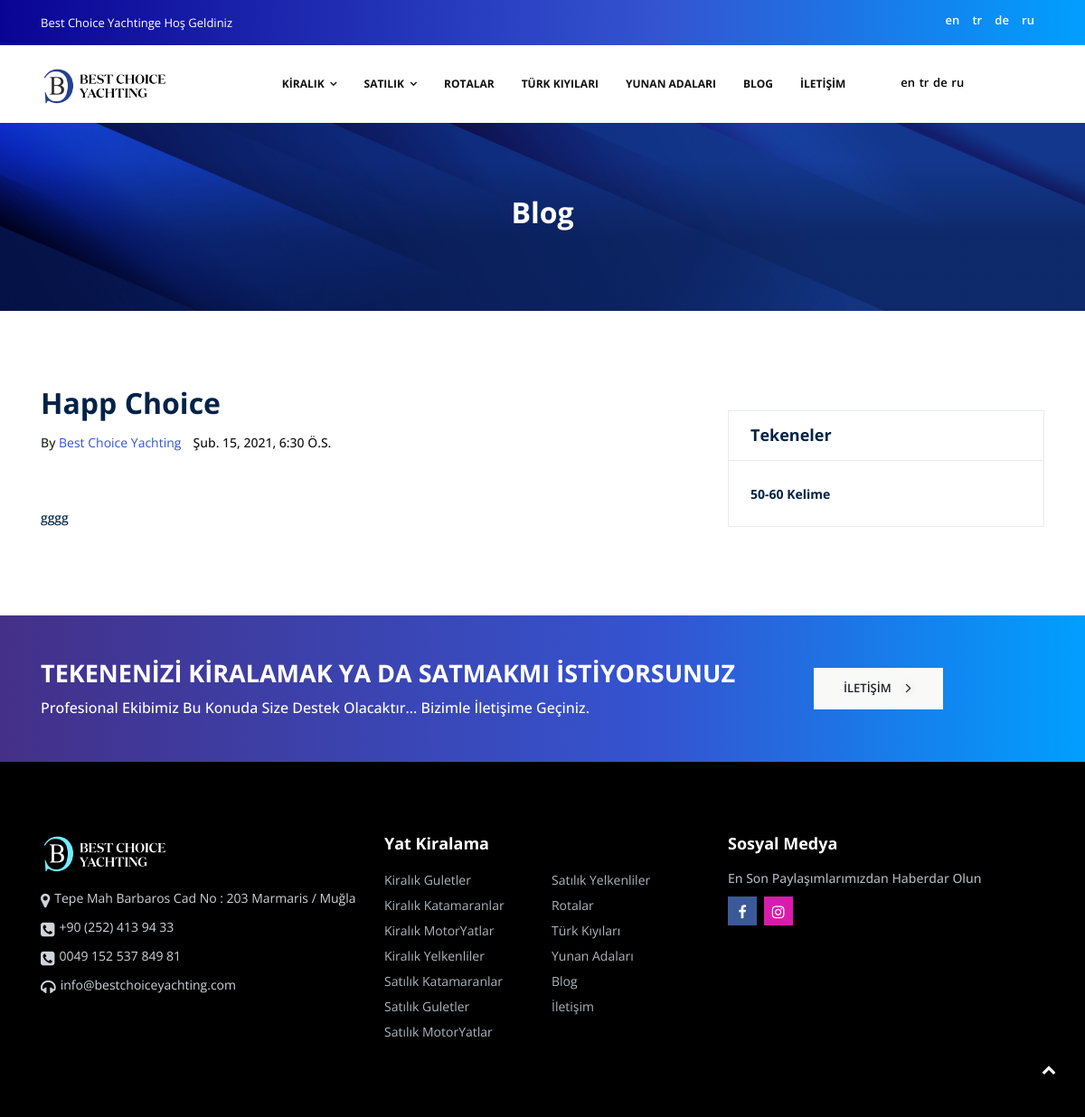
The app's page /tr/blog/happ-choice/ with its own data.
### blog/models.py (models this page shows, shortened)
class Post(models.Model):
    imgseo = models.CharField(max_length=200, db_index=True, default='İmage Seo Alt Ekle')
    image = models.ImageField(upload_to='products/%y/%m/%d', blank=True)
    title = models.CharField(max_length=200, unique=True)
    slug = models.SlugField(max_length=200, unique=True)
    author = models.CharField(max_length=200, db_index=True, default='Wogo Yachting')
    updated_on = models.DateTimeField(auto_now= True)
    content = RichTextUploadingField()
    created_on = models.DateTimeField(auto_now_add=True)
    status = models.IntegerField(choices=STATUS, default=0)
    description = models.TextField(max_length=200, db_index=True, default='160 Kelime')
    up_title = models.TextField(max_length=500, default="50-60 Kelime")
    key = models.TextField(max_length=550, default="1 Kelime")
    class Meta:
        ordering = ['-id']

### rent/models.py (models this page shows, shortened)
class Product(models.Model):
    category = models.ForeignKey(Category, related_name='Boats', on_delete = models.CASCADE)
    name = models.CharField(max_length=200, db_index=True)
    slug = models.SlugField(max_length=200, db_index=True)
    clone = models.CharField(max_length=200, db_index=True)
    vitrin = models.CharField(max_length=200, db_index=True,default='Ürün Vitrin is : vitrin yaz')
    imgseo = models.CharField(max_length=200, db_index=True,default='İmage Seo Alt Ekle')
    image = models.ImageField(upload_to='products/%y/%m/%d', blank=True)
    info = RichTextUploadingField()
    index_info = models.TextField(max_length=89,default='89 Karakter En fazla')
    general_price = models.DecimalField(max_digits=10, decimal_places=0)
    price = models.DecimalField(max_digits=10, decimal_places=0)
    price_june = models.DecimalField(max_digits=10, decimal_places=0)
    price_july = models.DecimalField(max_digits=10, decimal_places=0)
    price_agust = models.DecimalField(max_digits=10, decimal_places=0)
    price_sept = models.DecimalField(max_digits=10, decimal_places=0)
    price_octo = models.DecimalField(max_digits=10, decimal_places=0)
    available = models.BooleanField(default=True)
    created = models.DateTimeField(auto_now_add=True)
    updated = models.DateTimeField(auto_now=True)
    meter = models.CharField(max_length=200, db_index=True,default='Gulet Meter')
    person = models.CharField(max_length=200, db_index=True,default='Gulet Person')
    shower = models.CharField(max_length=200, db_index=True,default='Gulet Shower')
    kabin = models.CharField(max_length=200,db_index=True,default='Toplam Kabin Sayısı Giriniz.')
    aircon = models.CharField(max_length=200,db_index=True,default='Var')
    kabin_type = models.CharField(max_length=200, db_index=True,default='Gulet Double')
    description = models.TextField(max_length=200, db_index=True, default='160 Kelime')
    title = models.TextField(max_length=500,default="50-60 Kelime")
    key = models.TextField(max_length=550,default="1 Kelime")
    class Meta:
        ordering = ['-id']
        index_together = (('id', 'slug',))

### blog/views.py (the view)
# urls.py: path('<str:slug>/',views.blog_detail,name='post_detail'),
def blog_detail(request,slug):
    categorys = Category.objects.all()
    sellCategorys = SellCategory.objects.all()
    ship = Product.objects.filter(clone__icontains='gulet').order_by('?')[0:12]
    blog = Post.objects.all().order_by('?')
    product = get_object_or_404(Post, slug=slug)
    return render(request,'history/blog_detail.html',{'product':product,'ship':ship,'blog':blog,'categorys':categorys,'sellCategorys':sellCategorys})

### rent/models.py (called while the page is built)
    def get_absolute_url(self):
        return reverse('rent:product_list_by_show', args=[self.slug])

### sell/models.py (called while the page is built)
    def get_absolute_url(self):
        return reverse('sale:sale_list_by_show', args=[self.slug])

### blog/templates/history/blog_detail.html (shortened to what this page needs)
{% extends "base.html" %}
{% load static i18n %}
{% block content %}
<div class="bg-theme-overlay">
            <section class="section__breadcrumb ">
                <div class="container">
                    <div class="row d-flex justify-content-center">
                        <div class="col-md-8 text-center">
                            <h2 class="text-capitalize text-white">blog</h2>
                        </div>
                    </div>
                </div>
            </section>
        </div>
<section>
        <div class="container">
            <div class="row">
                <div class="col-lg-8">
                    <div class="single__blog-detail">
                        <h1>
                            {{product.title}}
                        </h1>
                        <div class="single__blog-detail-info">
                            <ul class="list-inline">
                                <li class="list-inline-item">
                                    <span>
                                        by
                                    </span>
                                    <a href="#">
                                        Best Choice Yachting
                                    </a>
                                </li>
                                <li class="list-inline-item">
                                    <span class="text-dark text-capitalize ml-1">
                                        {{product.created_on}}
                                    </span>
                                </li>
                            </ul>
                        </div>
                        <figure>
                        </figure>
                        <p class="drop-cap">
                            {{product.content | safe }}
                        </p>
                    </div>
                </div>
                <div class="col-lg-4">
                    <div class="sticky-top">
                        <aside>
                            <div class="widget__sidebar">
                                <div class="widget__sidebar__header">
                                    <h6 class="text-capitalize">{% trans 'Tekeneler' %}</h6>
                                </div>
                                <div class="widget__sidebar__body">
                                    {% for b in ship %}
                                    <div class="widget__sidebar__body-img">
                                        <div class="widget__sidebar__body-heading">
                                            <h6 class="text-capitalize">
                                                {{b.title}}
                                            </h6>
                                        </div>
                                    </div>
                                    {% endfor %}
                            </div>
                        </aside>
                    </div>
                </div>
            </div>
        </div>
    </section>
    <section class="cta-v1 py-5">
        <div class="container">
            <div class="row align-items-center">
                <div class="col-lg-9">
                    <h2 class="text-uppercase text-white">{% trans 'Tekenenizi Kiralamak Ya da Satmakmı İstiyorsunuz' %}</h2>
                    <p class="text-capitalize text-white">
                        {% trans 'Profesional Ekibimiz Bu Konuda Size Destek Olacaktır... Bizimle İletişime Geçiniz.' %}
                    </p>
                </div>
                <div class="col-lg-3">
                    <a href="#" class="btn btn-light text-uppercase ">{% trans 'İletişim' %}
                        <i class="fa fa-angle-right ml-3 arrow-btn "></i></a>
                </div>
            </div>
        </div>
    </section>
{% endblock %}

### records on screen
Post: title "Happ Choice", created_on "Şub. 15, 2021, 6:30 Ö.s.", content "gggg"
Product: title "50-60 Kelime"

### other values on screen
{{ language.code }} "en" "tr" "de" "ru"
